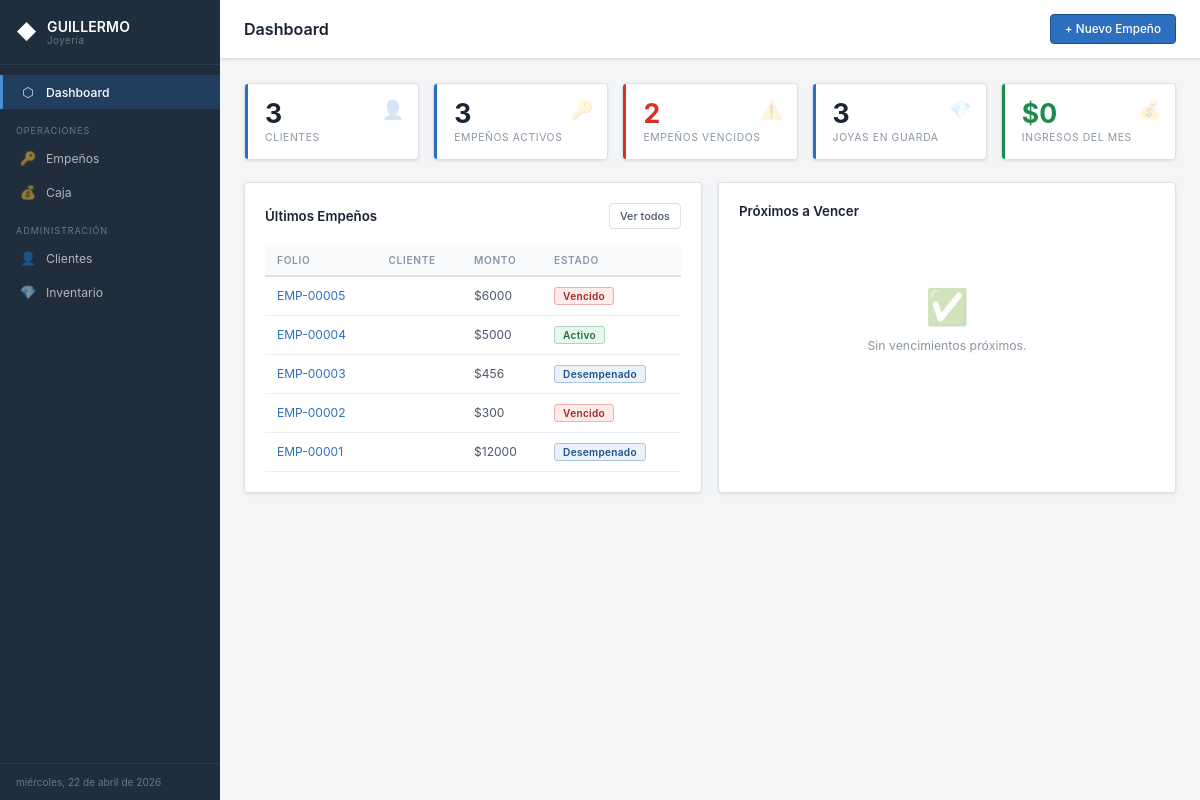
The page / on the database its author committed.
### tables this page shows
CREATE TABLE empenio (
        id INTEGER PRIMARY KEY AUTOINCREMENT,
        folio TEXT UNIQUE NOT NULL,
        cliente_id INTEGER NOT NULL REFERENCES cliente(id),
        joya_id INTEGER NOT NULL REFERENCES joya(id),
        monto_prestamo REAL NOT NULL, tasa_interes REAL DEFAULT 10.0,
        fecha_inicio TEXT NOT NULL, fecha_vencimiento TEXT,
        estado TEXT DEFAULT 'activo', notas TEXT
    );

### app.py (the view)
@app.route('/')
def dashboard():
    hoy = date.today().isoformat()
    total_clientes = query("SELECT COUNT(*) as c FROM cliente", one=True)['c']
    empenios_activos = query("SELECT COUNT(*) as c FROM empenio WHERE estado='activo'", one=True)['c']
    empenios_vencidos = query("SELECT COUNT(*) as c FROM empenio WHERE estado='activo' AND fecha_vencimiento < ?", (hoy,), one=True)['c']
    joyas_en_guarda = query("SELECT COUNT(*) as c FROM joya WHERE estado='empenada'", one=True)['c']
    primer_dia = date.today().replace(day=1).isoformat()
    ingresos_mes = query("SELECT COALESCE(SUM(monto),0) as t FROM pago WHERE fecha >= ?", (primer_dia,), one=True)['t']
    proximos = query("""SELECT e.*, c.nombre||' '||c.apellido as cliente_nombre, c.telefono
                        FROM empenio e JOIN cliente c ON e.cliente_id=c.id
                        WHERE e.estado='activo' AND e.fecha_vencimiento >= ? AND e.fecha_vencimiento <= ?
                        ORDER BY e.fecha_vencimiento""",
                     (hoy, (date.today()+timedelta(days=7)).isoformat()))
    ultimos = query("""SELECT e.*, c.nombre||' '||c.apellido as cliente_nombre
                       FROM empenio e JOIN cliente c ON e.cliente_id=c.id
                       ORDER BY e.id DESC LIMIT 6""")
    return render_template('dashboard.html', total_clientes=total_clientes,
        empenios_activos=empenios_activos, empenios_vencidos=empenios_vencidos,
        joyas_en_guarda=joyas_en_guarda, ingresos_mes=ingresos_mes,
        proximos=proximos, ultimos_empenios=ultimos, hoy=hoy)

### app.py (called while the page is built)
def get_db():
    db = getattr(g, '_database', None)
    if db is None:
        db = g._database = sqlite3.connect(DATABASE)
        db.row_factory = sqlite3.Row
        db.execute("PRAGMA foreign_keys = ON")
    return db

@app.teardown_appcontext
def close_connection(exception):
    db = getattr(g, '_database', None)
    if db is not None: db.close()

def query(sql, args=(), one=False):
    cur = get_db().execute(sql, args)
    rv = cur.fetchall()
    return (rv[0] if rv else None) if one else rv

### templates/dashboard.html (shortened to what this page needs)
{% extends "base.html" %}
{% block page_title %}Dashboard{% endblock %}
{% block top_actions %}
  <a href="{{ url_for('nuevo_empenio') }}" class="btn btn-gold">+ Nuevo Empeño</a>
{% endblock %}
{% block content %}
<div class="stats-grid">
<a href="{{ url_for('clientes') }}">
  <div class="stat-card">
    <span class="stat-icon">👤</span>
    <div class="stat-value">{{ total_clientes }}</div>
    <div class="stat-label">Clientes</div>
  </div>
</a>
  <div class="stat-card">
    <span class="stat-icon">🔑</span>
    <div class="stat-value">{{ empenios_activos }}</div>
    <div class="stat-label">Empeños Activos</div>
  </div>
  <div class="stat-card {% if empenios_vencidos > 0 %}danger{% endif %}">
    <span class="stat-icon">⚠️</span>
    <div class="stat-value">{{ empenios_vencidos }}</div>
    <div class="stat-label">Empeños Vencidos</div>
  </div>
  <div class="stat-card">
    <span class="stat-icon">💎</span>
    <div class="stat-value">{{ joyas_en_guarda }}</div>
    <div class="stat-label">Joyas en Guarda</div>
  </div>
  <div class="stat-card success">
    <span class="stat-icon">💰</span>
    <div class="stat-value">${{ "%.0f"|format(ingresos_mes) }}</div>
    <div class="stat-label">Ingresos del Mes</div>
  </div>
</div>
<div class="two-col">
  <div class="card">
    <div class="card-header">
      <div class="card-title">Últimos Empeños</div>
      <a href="{{ url_for('empenios') }}" class="btn btn-outline btn-sm">Ver todos</a>
    </div>
    {% if ultimos_empenios %}
    <div class="table-wrap">
      <table>
        <thead>
          <tr>
            <th>Folio</th>
            <th>Cliente</th>
            <th>Monto</th>
            <th>Estado</th>
          </tr>
        </thead>
        <tbody>
          {% for e in ultimos_empenios %}
          <tr>
            <td><a href="{{ url_for('ver_empenio', id=e.id) }}">{{ e.folio }}</a></td>
            <td>{{ e.nombre }}</td>
            <td>${{ "%.0f"|format(e.monto_prestamo) }}</td>
            <td>
              {% if e.estado == 'activo' and e.fecha_vencimiento < hoy %}
                <span class="badge badge-vencido">Vencido</span>
              {% else %}
                <span class="badge badge-{{ e.estado }}">{{ e.estado|capitalize }}</span>
              {% endif %}
            </td>
          </tr>
          {% endfor %}
        </tbody>
      </table>
    </div>
    {% else %}
    <div class="empty-state">
      <div class="empty-icon">🔑</div>
      <p>No hay empeños registrados.</p>
    </div>
    {% endif %}
  </div>
  <div class="card">
    <div class="card-header">
      <div class="card-title">Próximos a Vencer</div>
    </div>
    {% if proximos %}
    <div class="table-wrap">
      <table>
        <thead>
          <tr>
            <th>Folio</th>
            <th>Cliente</th>
            <th>Vence</th>
            <th>Días</th>
          </tr>
        </thead>
        <tbody>
          {% for e in proximos %}
          <tr>
            <td><a href="{{ url_for('ver_empenio', id=e.id) }}">{{ e.folio }}</a></td>
            <td>{{ e.nombre }}</td>
            <td>{{ e.fecha_vencimiento|fecha }}</td>
            <td>
              <span class="badge badge-vencido">{{ e.dias_restantes }}d</span>
            </td>
          </tr>
          {% endfor %}
        </tbody>
      </table>
    </div>
    {% else %}
    <div class="empty-state">
      <div class="empty-icon">✅</div>
      <p>Sin vencimientos próximos.</p>
    </div>
    {% endif %}
  </div>
</div>
{% endblock %}

### static/css/main.css (style rules this page uses)
:root { --accent: #2C6FBF; --accent-dark: #1E4F8C; --accent-light:#4A8FD4; --bg: #F4F5F7; --bg2: #FFFFFF; --bg3: #FFFFFF; --bg4: #F9FAFB; --border: #DDE1E7; --border2: #EBEEF2; --text: #1A2332; --text2: #4A5568; --text3: #8A96A3; --red: #D93025; --green: #1E8A4C; --orange: #C97B10; --sidebar-bg: #1F2D3D; --sidebar-text: rgba(255,255,255,0.65); --sidebar-section: rgba(255,255,255,0.35); --sidebar-border: rgba(255,255,255,0.08); --sidebar-hover: rgba(255,255,255,0.07); --sidebar-active: rgba(44,111,191,0.25); --input-bg: #FFFFFF; --table-hover: #F0F4FA; --thead-bg: #F9FAFB; --sidebar-w: 220px; --radius: 4px; --shadow: 0 1px 3px rgba(0,0,0,0.10); --shadow-md: 0 2px 8px rgba(0,0,0,0.10); }
*, *::before, *::after { box-sizing: border-box; margin: 0; padding: 0; }
html { font-size: 14px; }
body { font-family: -apple-system, BlinkMacSystemFont, 'Segoe UI', Roboto, sans-serif; background: var(--bg); color: var(--text); display: flex; min-height: 100vh; }
a { color: var(--accent); text-decoration: none; }
.btn { display: inline-flex; align-items: center; gap: 5px; padding: 7px 14px; border-radius: var(--radius); font-size: 0.84rem; font-weight: 500; cursor: pointer; border: 1px solid transparent; transition: background .15s, border-color .15s; }
.btn-gold { background: var(--accent); color: #FFFFFF; border-color: var(--accent-dark); }
.btn-outline { background: var(--bg2); border: 1px solid var(--border); color: var(--text2); }
.btn-sm { padding: 5px 10px; font-size: 0.78rem; }
.card { background: var(--bg3); border: 1px solid var(--border); border-radius: var(--radius); padding: 20px; box-shadow: var(--shadow); }
.card-header { display: flex; justify-content: space-between; align-items: center; margin-bottom: 16px; }
.card-title { font-size: 0.95rem; font-weight: 600; color: var(--text); }
.stats-grid { display: grid; grid-template-columns: repeat(auto-fit, minmax(160px, 1fr)); gap: 14px; margin-bottom: 22px; }
.stat-card { background: var(--bg3); border: 1px solid var(--border); border-radius: var(--radius); padding: 16px 20px; position: relative; box-shadow: var(--shadow); }
.stat-card::before { content: ''; position: absolute; top: 0; left: 0; width: 3px; height: 100%; background: var(--accent); border-radius: var(--radius) 0 0 var(--radius); }
.stat-value { font-size: 1.9rem; font-weight: 700; color: var(--text); line-height: 1; margin-bottom: 4px; }
.stat-label { font-size: 0.74rem; color: var(--text3); text-transform: uppercase; letter-spacing: 0.06em; }
.stat-icon { position: absolute; top: 14px; right: 14px; font-size: 1.3rem; opacity: 0.18; }
.stat-card.danger::before { background: var(--red); }
.stat-card.danger .stat-value { color: var(--red); }
.stat-card.success::before { background: var(--green); }
.stat-card.success .stat-value { color: var(--green); }
.table-wrap { overflow-x: auto; }
table { width: 100%; border-collapse: collapse; font-size: 0.86rem; }
thead th { text-align: left; padding: 9px 12px; font-size: 0.72rem; font-weight: 600; text-transform: uppercase; letter-spacing: 0.07em; color: var(--text3); border-bottom: 2px solid var(--border); background: var(--thead-bg); }
tbody tr { border-bottom: 1px solid var(--border2); transition: background .1s; }
tbody td { padding: 10px 12px; color: var(--text2); vertical-align: middle; }
tbody td:first-child { color: var(--text); }
.badge { display: inline-block; padding: 2px 8px; border-radius: 3px; font-size: 0.72rem; font-weight: 600; letter-spacing: 0.03em; }
.badge-activo { background: #EAF7EF; color: #1E6B3C; border: 1px solid #A8D9B8; }
.badge-vencido { background: #FDECEB; color: #A3251C; border: 1px solid #F5AEA9; }
.badge-desempenado { background: #EBF2FA; color: #1E4F8C; border: 1px solid #A8C4E3; }
.empty-state { text-align: center; padding: 50px 20px; color: var(--text3); }
.empty-state .empty-icon { font-size: 2.5rem; margin-bottom: 10px; opacity: 0.35; }
.empty-state p { font-size: 0.88rem; }
.two-col { display: grid; grid-template-columns: 1fr 1fr; gap: 16px; }

### rows shown on the page
empenio: folio "EMP-00005", monto_prestamo "6000", estado "Vencido"
empenio: folio "EMP-00004", monto_prestamo "5000", estado "Activo"
empenio: folio "EMP-00003", monto_prestamo "456", estado "Desempenado"
empenio: folio "EMP-00002", monto_prestamo "300", estado "Vencido"
empenio: folio "EMP-00001", monto_prestamo "12000", estado "Desempenado"

### other values the page prints
{{ total_clientes }} "3"
{{ empenios_activos }} "3"
{{ empenios_vencidos }} "2"
{{ joyas_en_guarda }} "3"
{{ "%.0f"|format(ingresos_mes) }} "0"
